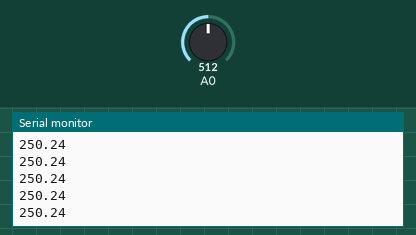
The sketch below on a simulated Arduino Uno, built with avr-gcc and run on an emulated ATmega328P. Parts: the last lines printed to the serial monitor. The inputs (shaded band) are chosen by the test bench; at power-on: A0 = 512.

Above: at 1.2 s.
1.3 s: A0 set to 716
At 2.0 s:
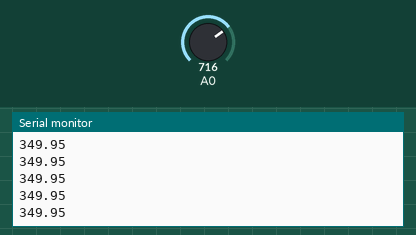
2.8 s: A0 set to 900
At 3.3 s:
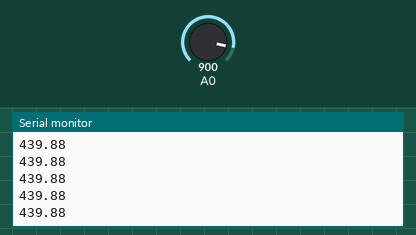
Timing chart, 0 to 5.8 s (numbered marks = the images above; inputs shaded):
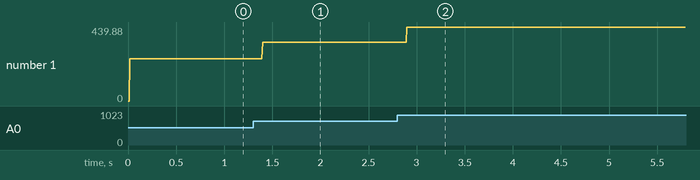

Measured:
- after the input at 1.3 s, the serial monitor: prints a new line after 0.10 s (image 1)
- after the input at 2.8 s, the serial monitor: prints a new line after 0.10 s (image 2)
- plotted number 1: 250.24 → 349.95 after the input at 1.3 s, 349.95 → 439.88 after the input at 2.8 s

The sketch:

filtromediana.ino
```cpp
float Vector[7];
float Vector1[7];
void setup() {
pinMode(A0,INPUT);
Serial.begin(9600);
}
void loop() {
  float temp=analogRead(A0);
  float aux=0.0,Med;
  int i,j;
  temp=(5.0*temp*100.0)/1023.0;
  Vector[6]=Vector[5];
  Vector[5]=Vector[4];
  Vector[4]=Vector[3];
  Vector[3]=Vector[2];
  Vector[2]=Vector[1];
  Vector[1]=Vector[0];
  Vector[0]=temp;

  Vector1[6]=Vector[6];
  Vector1[5]=Vector[5];
  Vector1[4]=Vector[4];
  Vector1[3]=Vector[3];
  Vector1[2]=Vector[2];
  Vector1[1]=Vector[1];
  Vector1[0]=Vector[0];
  for(i=0;i<7;i++)
  {
    for(j=0;j<6;j++)
  {
    if(Vector1[j]>Vector1[j+1])
    {
      aux=Vector1[j+1];
      Vector1[j+1]=Vector1[j];
      Vector1[j]=aux;
    }

  }
  }

  Med=Vector1[3];
  Serial.println(Med);
  //Serial.println("°");


}
```
